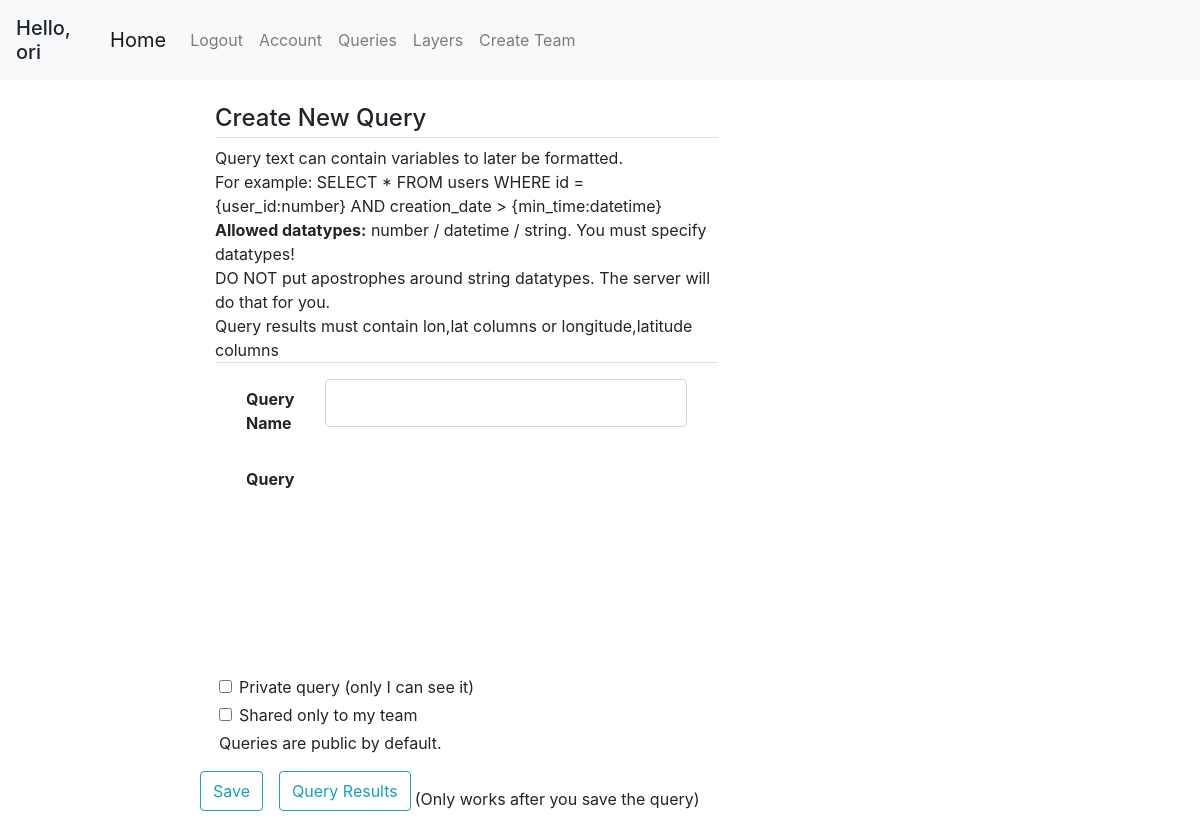
Page /query (signed in) on the earlier database version.
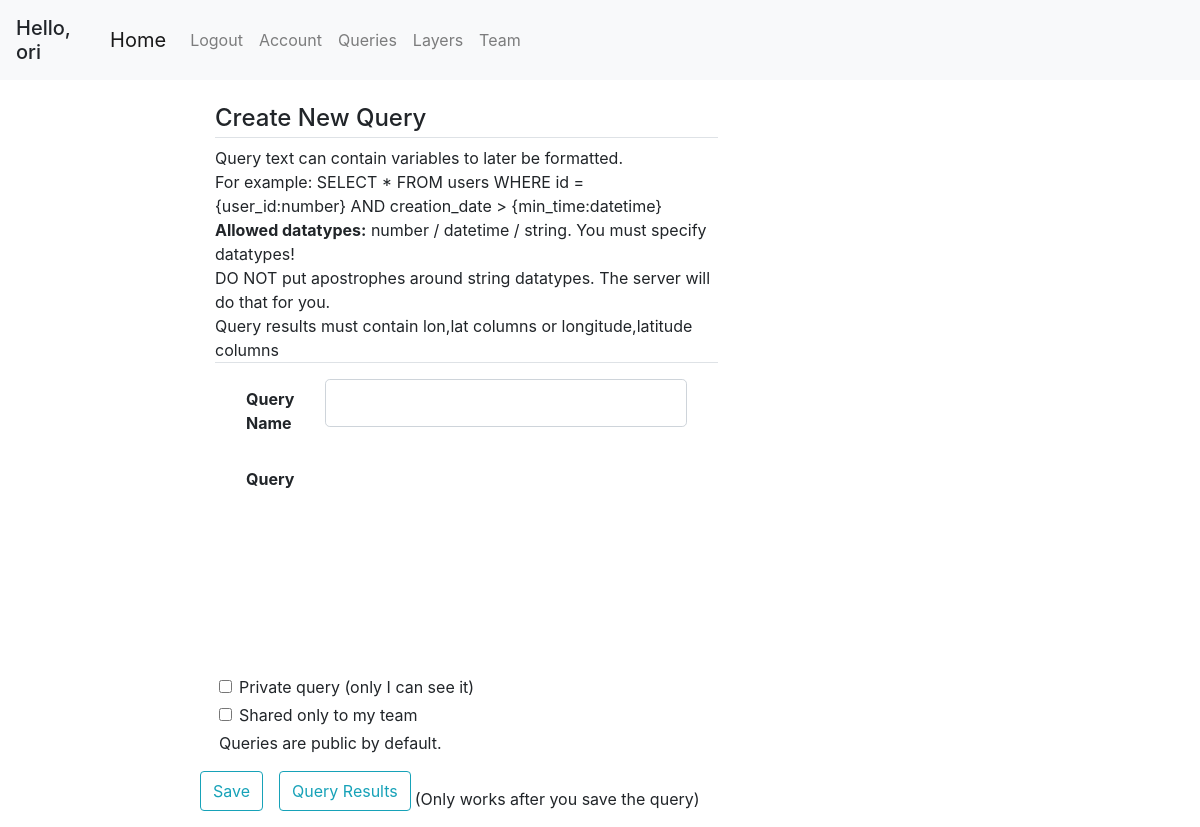
Same page on the later database version.
### geoportal/queries/views.py (the view, shortened to what this page needs)
@queries.route('/query', methods=['GET', 'POST'])
@login_required
def new_query():
    form = NewQuery()
    return render_template('query.html', title='New Query', form=form, fields=['query_name', 'query'], form_title='Create New Query')

### geoportal/queries/forms.py
class NewQuery(FlaskForm):
    query_name = StringField('Query Name', validators=[DataRequired(), Length(min=2, max=120)])
    query = TextAreaField('Query', validators=[DataRequired()])
    only_me = BooleanField('Private query (only I can see it)')
    only_team = BooleanField('Shared only to my team')
    submit = SubmitField('Save')

### geoportal/models.py (called while the page is built)
@login_manager.user_loader
def load_user(user_id):
    return User.query.get(int(user_id))

    def has_role(self, role_name):
        for role in self.roles:
            if role.name == role_name:
                return True
        return False

### geoportal/templates/query.html (shortened to what this page needs)
{% extends "base.html" %}
{% block content %}
<div class="row mt-4">
    <div class="col-md-8">
        <div class="content-section">
            <form id="query-form" method="POST" action="" class="form-horizontal">
                    <h4 class="border-bottom mb-2 pb-1">{{ form_title }}</h4>
                    <div>
                        <p class="m-0">Query text can contain variables to later be formatted.</p>
                        <p class="m-0">For example: SELECT * FROM users WHERE id = {user_id:number} AND creation_date > {min_time:datetime}</p>
                        <p class="m-0"><b>Allowed datatypes:</b> number / datetime / string. You must specify datatypes!</p>
                        <p class="m-0">DO NOT put apostrophes around string datatypes. The server will do that for you.</p>
                        <p class="mb-3 border-bottom">Query results must contain lon,lat columns or longitude,latitude columns</p>
                    </div>
                    {% for field in fields %}
                        <div class="form-group control-group row m-3">
                            {{ form[field].label(class="form-control-label control-label col-sm-2 pt-2 bold") }}
                            {% if not form[field].errors %}
                                {% if field == 'query' %}
                                    <div class="col-sm-10">
                                        <div id="query">{% if query_text %}{{ query_text }}{% endif %}</div>
                                    </div>
                                {% else %}
                                    <div class="col-sm-10">
                                    {{ form[field](class="form-control form-control-lg") }}
                                    </div>
                                {% endif %}
                            {% endif %}
                        </div>
                    {% endfor %}
                   <div class="form-check m-1">
                        {{ form.only_me(class="form-check-input") }}
                        {{ form.only_me.label(class="form-check-label") }}
                   </div>
                   <div class="form-check m-1">
                       {{ form.only_team(class="form-check-input") }}
                       {{ form.only_team.label(class="form-check-label") }}
                   </div>
                   <p class="m-1 mb-3">Queries are public by default.</p>
                <div class="form-group row">
                    {{ form.submit(class="btn btn-outline-info") }}
                    <input class="btn btn-outline-info ml-3" id="load-results" name="loader" type="button" value="Query Results">
                    <p class="pt-3 mb-0 ml-1">(Only works after you save the query)</p>
                </div>
            </form>
        </div>
    </div>
</div>
{% endblock content %}

### geoportal/templates/base.html (shortened to what this page needs)
<!DOCTYPE html>
<html lang="en">
<head>
    <link rel="stylesheet" href="/static/css/bootstrap/bootstrap.min.css"/>
    <link rel="stylesheet" href="/static/css/style.css"/>
    <link rel="stylesheet" href="/static/css/leaflet/leaflet.css"/>
    <link rel="stylesheet" href="/static/css/leaflet/leaflet.draw.css"/>
    <link rel="stylesheet" href="/static/css/jquery/jquery.dataTables.min.css">
    <link rel="stylesheet" href="https://cdnjs.cloudflare.com/ajax/libs/font-awesome/4.7.0/css/font-awesome.min.css">
    <link rel="stylesheet" href="/static/css/utils/pretty-checkbox.min.css">
    <link rel="stylesheet" href="/static/css/leaflet/leaflet.contextmenu.css">
</head>
<body>
    <header class="site-header">
        <nav class="navbar navbar-expand-lg navbar-fixed-top navbar-light bg-light">
            {% if current_user.is_authenticated %}
            <h5 class="mt-2">Hello, {{ current_user.first_name }}</h5>
            {% endif %}
            <div class="container">
                <a class="navbar-brand" href="{{ url_for('main.home') }}">Home</a>
                <div class="collapse navbar-collapse" id="navbarSupportedContent">
                    <ul class="navbar-nav mr-auto">
                        {% if current_user.is_authenticated %}
                            <li class="nav-item"><a class="nav-link" href="{{ url_for('users.logout') }}">Logout</a></li>
                            <li class="nav-item"><a class="nav-link" href="{{ url_for('users.account') }}">Account</a></li>
                            <li class="nav-item"><a class="nav-link" href="{{ url_for('queries.get_queries') }}">Queries</a></li>
                            <li class="nav-item"><a class="nav-link" href="{{ url_for('mapping.get_layers') }}">Layers</a></li>
                            {% if current_user.team_id %}
                                <li class="nav-item"><a class="nav-link" href="{{ url_for('users.team') }}">Team</a></li>
                            {% else %}
                                <li class="nav-item"><a class="nav-link" href="{{ url_for('users.new_team') }}">Create Team</a></li>
                            {% endif %}
                        {% else %}
                            <li class="nav-item"><a class="nav-link" href="{{ url_for('users.login') }}">Login</a></li>
                            <li class="nav-item"><a class="nav-link" href="{{ url_for('users.register') }}">Register</a></li>
                        {% endif %}
                    </ul>
                </div>
            </div>
        </nav>
    </header>
    <div class="container-fluid" id="content">
        <div class="row">
            <div class="col-md-3 col-lg-2 sidebar">
            </div>
            <div class="col-md-6 col-lg-8 main">
                {% block content %}{% endblock %}
            </div>
            <div class="col-md-3 col-lg-2 sidebar" id="right-sidebar">
            </div>
        </div>
    </div>
</body>
</html>

Differences in the rows shown:
changed User "ori": team_id empty → 1 (drawn)
Other differences:
text no longer shown: "Create Team"
text now shown: "Team"
